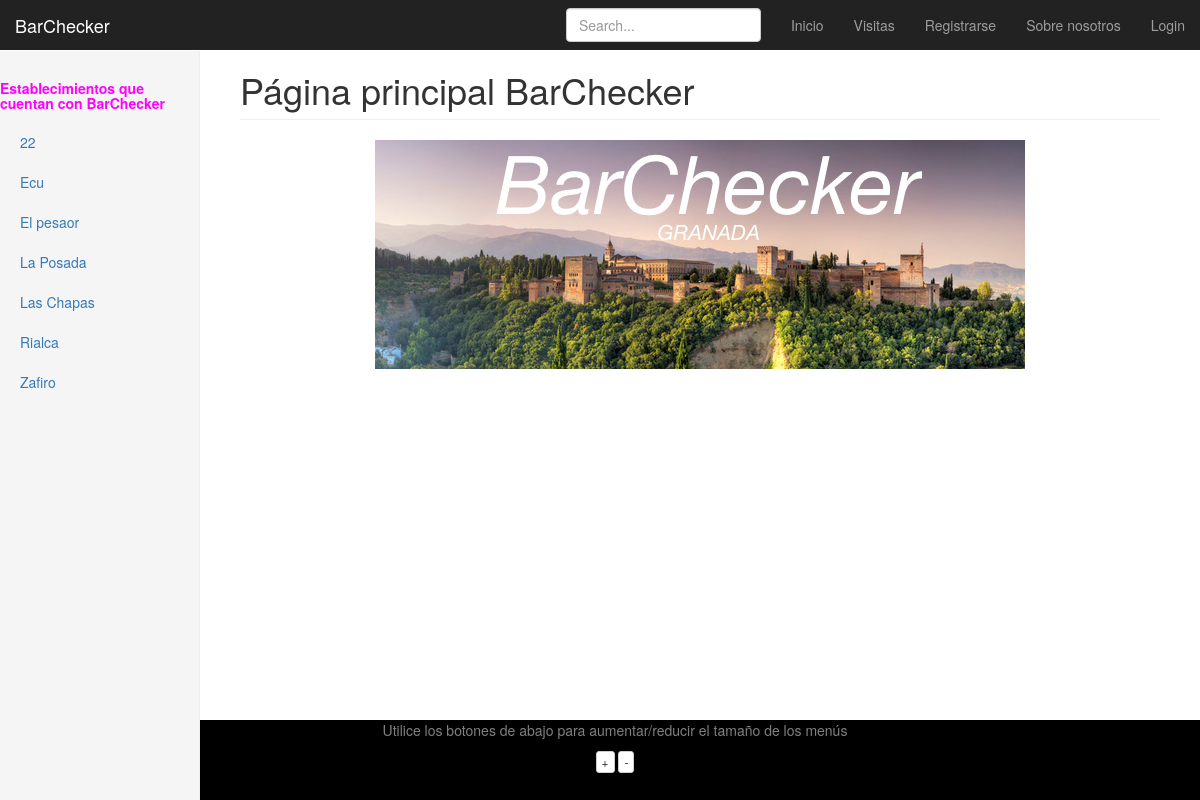
The page /Bares/ on the database its author committed.
### Bares/models.py (models this page shows, shortened)
class Bar(models.Model):
    nombre = models.CharField(max_length=128, unique=True)
    lema = models.CharField(max_length=140)
    descripcion = models.TextField()
    direccion = models.CharField(max_length=192)
    visitas = models.IntegerField(default=0)
    slug = models.SlugField()
    logo = models.ImageField(upload_to='logos', blank=True)
    precio_refresco = models.DecimalField(default=0, max_digits=3, decimal_places=1)
    precio_cerveza = models.DecimalField(default=0, max_digits=3, decimal_places=1)
    precio_cubata = models.DecimalField(default=0, max_digits=3, decimal_places=1)

### Bares/views.py (the view)
def index(request):
    lista_bares = Bar.objects.order_by('nombre')
    lista_tapas = Tapa.objects.order_by('titulo')
    context_dict = {'bares':lista_bares, 'tapas': lista_tapas}
    return render(request, 'Bares/Cuerpo.html', context_dict)

### templates/Bares/Cuerpo.html (shortened to what this page needs)
{% extends "base.html" %}
{% block ListaBares %}
	{% if bares %}
		{% for bar in bares %}
			<li><a href="/Bares/bar/{{ bar.slug }}"> {{ bar.nombre }}</a></li>
		{% endfor %}
	{% else %}
		<strong>No hay bares.</strong>
	{% endif %}
{% endblock %}
{% block Cuerpo %}
	<h1 class="page-header">Página principal BarChecker</h1>
	<div class="row placeholders">
        <img src="/static/Bares/images/background.jpg" alt="barchecker Granada" />
{% endblock %}

### static/dashboard.css (style rules this page uses)
body { padding-top: 50px; }
.nav-sidebar > li > a { padding-right: 20px; padding-left: 20px; }
.main .page-header { margin-top: 0; }
.placeholders { margin-bottom: 30px; text-align: center; }

### rows shown on the page
Bar: nombre "22"
Bar: nombre "Ecu"
Bar: nombre "El pesaor"
Bar: nombre "La Posada"
Bar: nombre "Las Chapas"
Bar: nombre "Rialca"
Bar: nombre "Zafiro"
